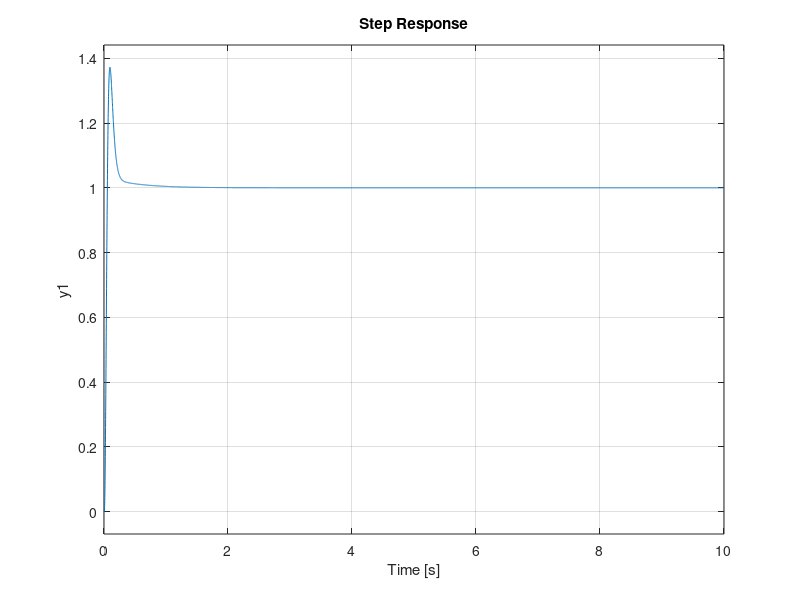

The MATLAB script that drew this image:
close all; clear all; clc 

%Student Numbers
% 20523043 Pavel 
% 20509464 Tyler
% 20482444 Henrietta

% Youla Parametarization

s = tf('s');
P = 100 / ( (s+1)*(s-2)*(s+4) );
P_prime = 100 / ( s* (s+1)*(s-2)*(s+4) );

%find controller C(s) that stabilizes it
% plot step response for 10 seconds

%step 1 - get A,B,C,D for the plant
[A, B, C, D] = ssdata(P_prime);

%step 2 - obbtain k - controllability?
p = [-1 -2 -30 -40]
k = place (A, B, p);

%check stability
eig_vals = eig(A-B*k)

%step 3 - obtain f - observability?
p2 = [-50,-60,-700, -800];
f = place(A', C', p2)
f = f'

% check if stable 
eig_vals2 = eig(A-f*C)

%step 4 - get the xp, yp, dp, np 
[xp_n xp_d] = ss2tf(A-f*C, -f, -k, 0);
[np_n np_d] = ss2tf(A-B*k, B, C-D*k, D);
[yp_n yp_d] = ss2tf(A-f*C, -B+f*D, -k, 1);
[dp_n dp_d] = ss2tf(A-B*k, B, -k, 1);

xp = tf(xp_n, xp_d);
np = tf(np_n, np_d);
yp = tf(yp_n, yp_d);
dp = tf(dp_n, dp_d);

r = 100 / (s+100)
C = (xp + r*dp) / (yp - r*np)

% feedback system
Tfinal = 10;
sys = feedback(P*C*1/s, 1);
step(sys, Tfinal)
